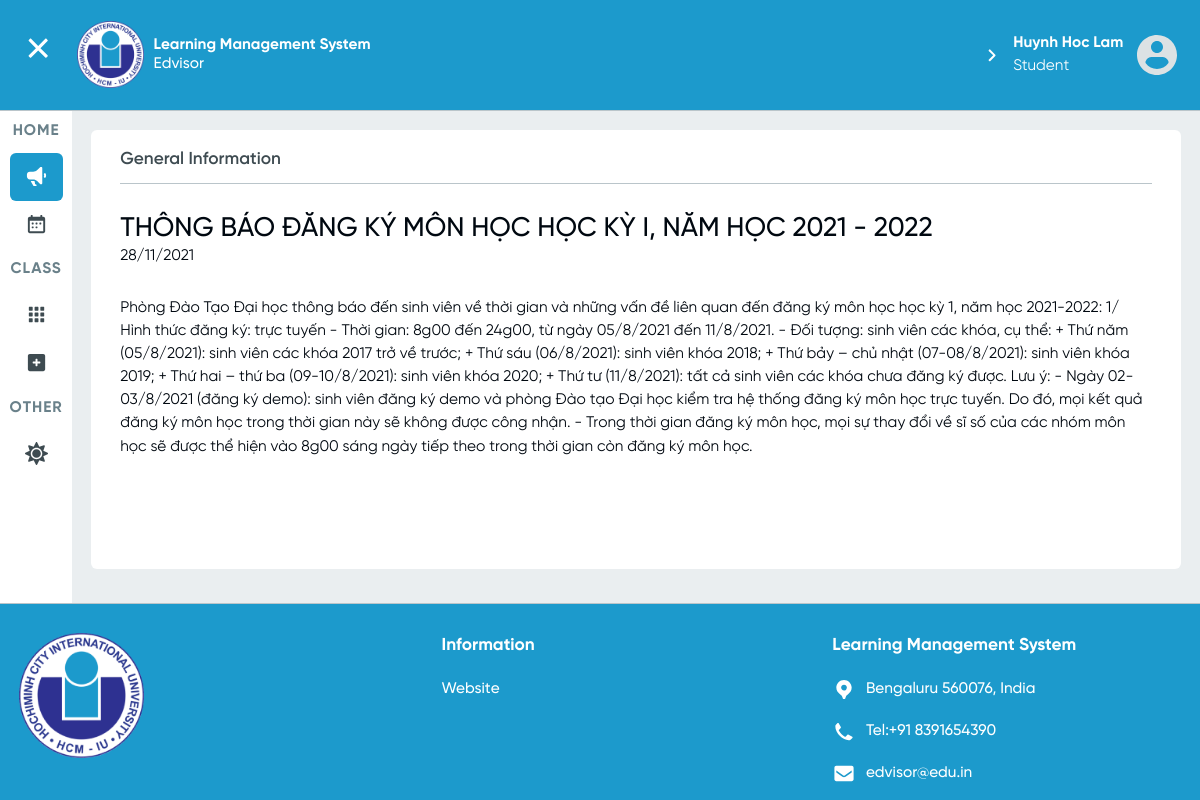
/user/lecturer/1/announcement/1 (signed in), run on the app's committed database.
### User/models.py (models this page shows, shortened)
class User(AbstractBaseUser, PermissionsMixin):
    objects = MyUserManager()
    email = models.EmailField(unique=True)
    first_name = models.CharField(max_length=20)
    middle_name = models.CharField(max_length=20, blank=True)
    last_name = models.CharField(max_length=20)
    phone_number = models.CharField(max_length=12, blank=True)
    is_admin = models.BooleanField(default=False)
    is_staff = models.BooleanField(default=False)
    is_active = models.BooleanField(default=True)
    type= [
        ("Student","student"),
        ("Lecturer","lecturer")
    ]
    user_type = models.CharField(max_length=10,choices=type,null=True,blank=True)
    USERNAME_FIELD = 'email'
    def is_student(self):
        return hasattr(self,'student')
    @property
    def full_name(self):
        return self.last_name + " " + self.middle_name + " " + self.first_name

### Home/models.py (models this page shows, shortened)
class Announcement(models.Model):
  title = models.CharField(max_length=200)
  content = models.TextField(max_length=1000)
  time_created = models.DateTimeField()
  time_modified = models.DateTimeField(auto_now=True, null=True)

### User/views.py (the view)
    def decorate(*args, **kwargs):
        userID = kwargs['id']
        request = args[0]
        if request.user.id == None:
            return HttpResponseRedirect(reverse("login"))
        elif request.user.is_student():
            user = Student.objects.get(id=userID).user_id
        elif request.user.is_lecturer():
            user = Lecturer.objects.get(id=userID).user_id
        else:
            user = User.objects.get(id=userID)
        if request.user == user and request.user.is_authenticated:
            return func(*args, **kwargs)
        else:
            return HttpResponseRedirect(reverse("guest-announcement-page"))

### Courses/models.py (called while the page is built)
    @property
    def day_part(self):
        if (self.start_time <= datetime.time(12)):
            return 'Morning'
        else:
            return 'Afternoon'

    def __str__(self):
        return self.day_of_the_week + " " + self.day_part

    @property
    def month(self):
        return int(self.start_date.strftime("%m"))

    @property
    def year(self):
        return int(self.start_date.strftime("%Y"))

    @property
    def sem_year(self):
        year = self.year
        month = self.month
        if month in [9, 10, 11, 12, 1]:
            return "Sem 1 - {}".format(year + 1)
        elif month in [2, 3, 4, 5, 6]:
            return "Sem 2 - {}".format(int(year))

    @property
    def is_displayable(self):
        utc = pytz.UTC
        now = utc.localize(datetime.datetime.now())
        if (now < self.start_date):
            return False
        else:
            return True

### User/views.py (called while the page is built)
def CheckValidUser(func):
    def decorate(*args, **kwargs):
        userID = kwargs['id']
        request = args[0]
        if request.user.id == None:
            return HttpResponseRedirect(reverse("login"))
        elif request.user.is_student():
            user = Student.objects.get(id=userID).user_id
        elif request.user.is_lecturer():
            user = Lecturer.objects.get(id=userID).user_id
        else:
            user = User.objects.get(id=userID)
        if request.user == user and request.user.is_authenticated:
            return func(*args, **kwargs)
        else:
            return HttpResponseRedirect(reverse("guest-announcement-page"))
    return decorate

def fetch_general_announcement(announcement_id):
    general_announcement = Announcement.objects.get(id=announcement_id)
    is_new = timezone.now() - general_announcement.time_modified < timezone.timedelta(weeks=1)
    return {"obj": general_announcement, "is_new": is_new}

@CheckValidUser
def LecturerGeneralAnnouncementPage(request, id, announcement_id):
    general_announcement = fetch_general_announcement(announcement_id)
    return render(request, "User/user-general-announcement-page.html", {"general_announcement": general_announcement})

### User/templates/User/user-general-announcement-page.html (shortened to what this page needs)
{% extends 'Home/index.html' %}
{% load static %}
{% block stylesheets %}
  <link rel="stylesheet" href="{% static 'Home/announcement.css' %}">
{% endblock %}
{% block announcements-active %}active{% endblock %}
{% block main-content %}
  <article class="panel announcement general-information">
    <h2>General Information</h2>
    <div class="heading">
      <h3>{{ general_announcement.obj.title }}</h3>
      <time class="date-text" datetime="{{ general_announcement.obj.time_modified | date:"c" }}">
        {{ general_announcement.obj.time_modified | date:"d/m/Y" }}
      </time>
    </div>
    <div class="body">
      <p>{{ general_announcement.obj.content }}</p>
    </div>
  </article>
{% endblock main-content %}

### Home/templates/Home/index.html (shortened to what this page needs)
<!DOCTYPE html>
<html lang="en">
<head>
  {% load static %}
  <link rel="stylesheet" href="{% static 'Home/index.css' %}">
  <link rel="stylesheet" href="{% static 'Home/components.css' %}">
  {% block stylesheets %}{% endblock stylesheets %}
</head>
<body class="page-grid">
<header class="header-bar {% if user.is_authenticated %}user-login{% endif %}">
  <div id="toggle-nav-sidebar" class="sidebar-button">
  </div>
  <a class="logo"
     href="{% if user.user_type == 'Student' %}{% url 'student-announcement-page' user.student.id %}
            {% elif user.user_type == 'Lecturer' %}{% url 'lecturer-announcement-page' user.lecturer.id %}
            {% else %} {% url 'guest-announcement-page' %}{% endif %}">
    <img src="{% static 'images/masked-iu-logo-160px-png@1X.png' %}"
         alt="International University's Learning Management System"
         srcset="{% static 'images/masked-iu-logo-160px-png@1x.png' %} 1x, {% static 'images/masked-iu-logo-160px-png@2x.png' %} 2x, {% static 'images/masked-iu-logo-160px-png@3x.png' %} 3x">
    <h1><b>Learning Management System</b><br>
      Edvisor</h1>
  </a>
  <nav class="header-nav">
    <ul>
      {% if user.is_authenticated %}
        <li>
          <div class="my-profile" href="#" tabindex="0">
            <p><b>{{ user.full_name }}</b><br>
              {{ user.user_type }}</p>
            <img src="{% static 'icons/small-avatar-icon-svg.svg' %}" alt="My avatar">
          </div>
        </li>
      {% endif %}
    </ul>
  </nav>
</header>
<aside class="sidebar">
  <nav class="sidebar-nav" style="display: none">
    <ul>
      <li class="section-title"><p>HOME</p></li>
      <li class="btn btn-grid {% block announcements-active %}{% endblock announcements-active %}">
        <a href="{% if user.user_type == 'Student' %}{% url 'student-announcement-page' user.student.id %}
                  {% elif user.user_type == 'Lecturer' %}{% url 'lecturer-announcement-page' user.lecturer.id %}
                  {% else %} {% url 'guest-announcement-page' %} {% endif %}">
          <span class="label">Announcements</span></a></li>
      <li class="btn btn-grid {% block calendar-active %}{% endblock calendar-active %}">
        <a href="{% if user.user_type == 'Student' %}{% url 'student-schedule-page' user.student.id %}
                  {% elif user.user_type == 'Lecturer' %}{% url 'lecturer-schedule-page' user.lecturer.id %}#
                  {% else %} {% url 'login' %} {% endif %}">
          <span class="label">Calender</span></a></li>
    </ul>
    <ul>
      <li class="section-title"><p>CLASS</p></li>
      <li class="btn btn-grid {% block my-courses-active %}{% endblock my-courses-active %}">
        <a href="{% if user.user_type == 'Student' %}{% url 'active-student-classes-page' user.student.id %}
                  {% elif user.user_type == 'Lecturer' %}{% url 'active-lecturer-classes-page' user.lecturer.id %}
                  {% else %}{% url 'login' %}{% endif %}">
          <span class="label">My Classes</span></a>
      </li>
      {% if user.user_type == 'Student' %}
        <li class="btn btn-grid {% block registration-active %}{% endblock registration-active %}">
          <a href="{% url 'student-class-registration-page' user.student.id %}">
            <span class="label">Registration</span></a></li>
      {% endif %}
    </ul>
    <ul>
      <li class="section-title"><p>OTHER</p></li>
      <li class="btn btn-grid">
        <a id="toggle-theme" href="#">
          <span class="label">UI Theme</span></a></li>
    </ul>
  </nav>
</aside>
<main>
  {% block main-content %}
  {% endblock %}
</main>
<footer class="page-footer {% if user.is_authenticated %}user-login{% endif %}">
  <div class="footer-top-container">
    <img class="footer-logo" src="{% static 'images/masked-iu-logo-160px-png@1X.png' %}"
         alt="International University Logo"
         srcset="{% static 'images/masked-iu-logo-160px-png@1x.png' %} 1x, {% static 'images/masked-iu-logo-160px-png@2x.png' %} 2x, {% static 'images/masked-iu-logo-160px-png@3x.png' %} 3x">
    <ul>
      <li class="icon-list-heading">Information</li>
      <li><a href="https://hcmiu.edu.vn/" target="_blank">Website</a></li>
    </ul>
    <ul class="icon-list">
      <li class="icon-list-heading">Learning Management System</li>
      <li><a href="geo:10.868562,106.796312">
        <p>Bengaluru 560076, India</p>
      </a></li>
      <li><a href="tel:+91 8391654390">
        <p>Tel:+91 8391654390</p>
      </a></li>
      <li>
        <a href="mailto:edvisor@edu.in">
          <p>edvisor@edu.in</p>
        </a>
      </li>
    </ul>
  </div>
</footer>
</body>
</html>

### Home/static/Home/components.css (style rules this page uses)
body { --riseUpAnimation: riseUpKeyframes 0.8s ease forwards; }

### Home/static/Home/announcement.css (style rules this page uses)
article.panel > * { margin-bottom: 3rem; }
article.panel h2 { font-weight: 600; font-size: 1.8rem; line-height: 2.1rem; color: var(--gray-dark); text-align: unset; padding-bottom: 1.5rem; border-bottom: 1px solid var(--gray-light); }
.date-text { display: flex; gap: 2rem; }

### Home/static/Home/base.css (style rules this page uses)
:root { --white-default: #ffffff; --white-default-text: #ffffff; --black-default: #000000; --background-default: #eaeef0; --gray-lighter: #dce2e4; --gray-light: #bac5ca; --gray-light-text: #bac5ca; --gray-default: #6a818a; --gray-dark: #3e4b51; --alert-primary: #ef255d; --alert-secondary: #fdecf1; --success-primary: #1ac687; --success-secondary: #e2fcf2; --iu-primary-default: #2e3191; --iu-primary-default-text: #2e3191; --iu-primary-dark: #1d1f5d; --iu-primary-dark-text: #1d1f5d; --iu-secondary-light: #dbf1fa; --iu-secondary-default: #1c9acc; --iu-secondary-dark: #115f7e; --body-font-family: SVN-Gilroy, serif; --body-font-size: 1.6rem; --body-font-weight: 400; --body-line-height: 1.5; --body-color: #000810; --body-bg: var(--white-default); --hover-transition: 0.25s ease-out; }
* { margin: 0; padding: 0; }
html { box-sizing: border-box; scroll-padding-top: 10rem; font-size: 62.5%; }
@media (prefers-reduced-motion: no-preference) { html { scroll-behavior: smooth; } }
@media (max-width: 75em) { html { font-size: 60%; } }
body { font-family: var(--body-font-family); font-size: var(--body-font-size); font-weight: var(--body-font-weight); line-height: var(--body-line-height); color: var(--body-color); background-color: var(--body-bg); }
h1, h2 { font-weight: 700; text-align: center; }
h1, .h1, h2, .h2, h3, .h3, h4, .h4, h5, .h5, h6, .h6 { margin-block: 0; font-weight: 500; line-height: 1.2; }
h1, .h1 { font-size: calc(2.2rem + 1.5vw); }
@media (min-width: 1200px) { h1, .h1 { font-size: 4rem; } }
h2, .h2 { font-size: calc(2.12rem + 0.9vw); }
@media (min-width: 1200px) { h2, .h2 { font-size: 3.2rem; } }
h3, .h3 { font-size: calc(2.08rem + 0.6vw); }
@media (min-width: 1200px) { h3, .h3 { font-size: 2.8rem; } }
p { margin-block-start: 0; margin-block-end: 1.6rem; }
ol, ul { padding-inline-start: 3.2rem; }
ol, ul { margin-block-start: 0; margin-block-end: 1.6rem; }
a { text-decoration: none; color: #3a57e8; }
img { display: block; width: 100%; }

### data on the page
User: full_name "Huynh Hoc Lam", user_type "Student"
Announcement: obj "THÔNG BÁO ĐĂNG KÝ MÔN HỌC HỌC KỲ I, NĂM HỌC 2021 - 2022", obj.time_modified "28/11/2021", obj.content "Phòng Đào Tạo Đại học thông báo đến sinh viên về thời gian và những vấn đề liên quan đến đăng ký môn học học kỳ 1, năm học 2021-2022: 1/ Hình thức đăng ký: trực tuyến - Thời gian: 8g00 đến 24g00, từ ngày 05/8/2021 đến 11/8/2021. - Đối tượng: sinh viên các khóa, cụ thể: + Thứ năm (05/8/2021): sinh viên các khóa 2017 trở về trước; + Thứ sáu (06/8/2021): sinh viên khóa 2018; + Thứ bảy – chủ nhật (07-08/8/2021): sinh viên khóa 2019; + Thứ hai – thứ ba (09-10/8/2021): sinh viên khóa 2020; + Thứ tư (11/8/2021): tất cả sinh viên các khóa chưa đăng ký được. Lưu ý: - Ngày 02-03/8/2021 (đăng ký demo): sinh viên đăng ký demo và phòng Đào tạo Đại học kiểm tra hệ thống đăng ký môn học trực tuyến. Do đó,…"
